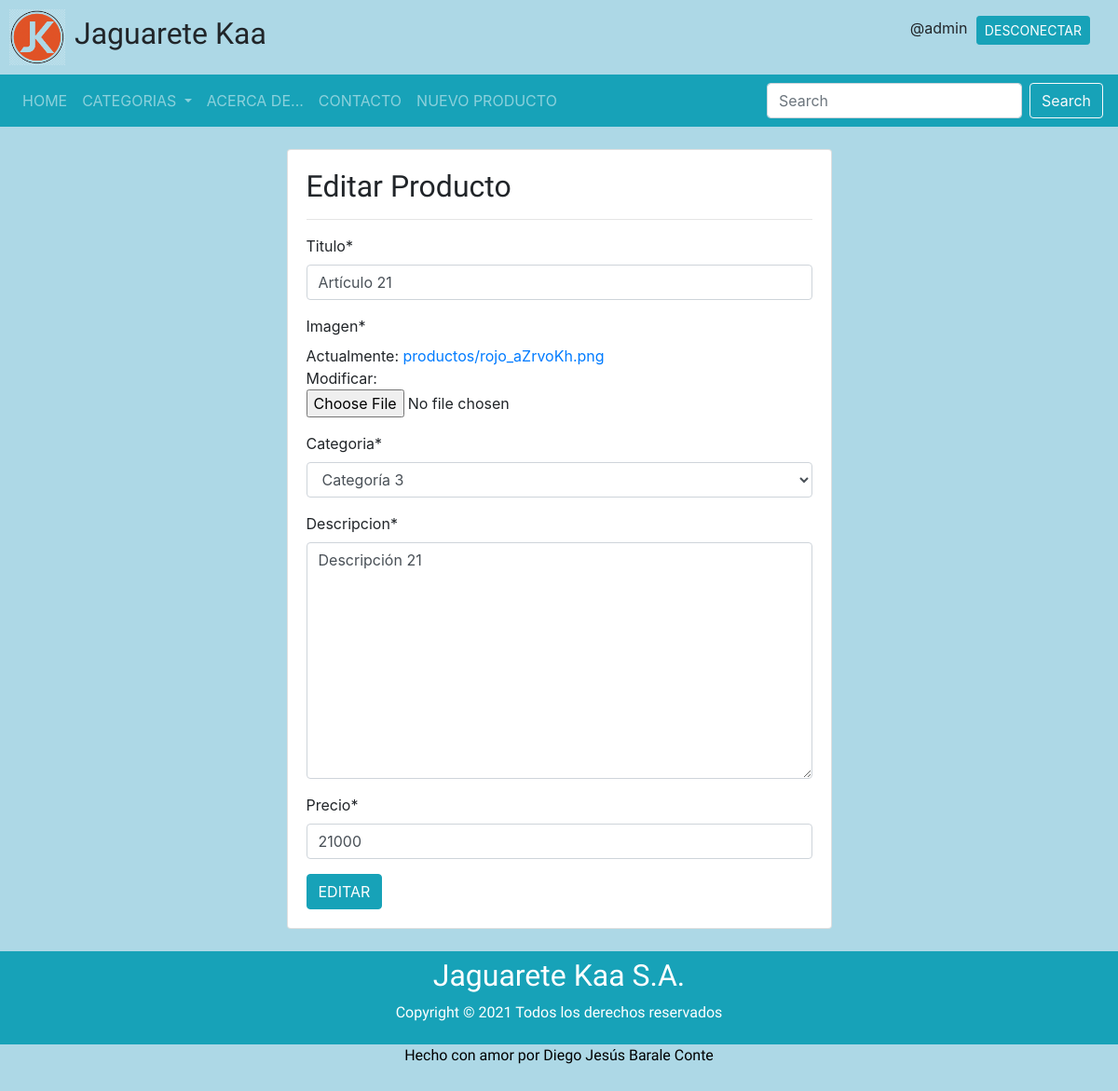
The app's page /editar/21/ (signed in) with its own data.
### APP_PRODUCTOS/models.py (models this page shows, shortened)
class Producto(models.Model):
    titulo = models.CharField(max_length=100)
    imagen = models.ImageField(upload_to="productos", null="True")
    descripcion = models.TextField()
    precio = models.IntegerField()
    categoria = models.ForeignKey(Categoria, on_delete=models.PROTECT)
    subtotal = models.IntegerField(default=0)

class Categoria(models.Model):
    descripcion = models.CharField(max_length=50)
    def __str__(self):
        return self.descripcion

### APP_PRODUCTOS/views.py (the view, shortened to what this page needs)
# urls.py: path('editar/<id>/', views.editar, name='editar'),
@permission_required('APP_PRODUCTOS.change_producto')
def editar(request, id):
    producto = get_object_or_404(Producto, id=id)
    data = {
            'form': ProductoForm(instance=producto)
            }
    return render(request, 'editar.html', data)

### APP_PRODUCTOS/forms.py
class ProductoForm(forms.ModelForm):
    class Meta:
        model = Producto
        fields = ['titulo', 'imagen', 'categoria', 'descripcion', 'precio']

### APP_CARRITO/context_processor.py (called while the page is built)
def importe_total_carrito(request):
    total = 0
    if 'carrito' in request.session:
        for key, value in request.session["carrito"].items():
            total = total + (int(value["subtotal"]))
    return { "importe_total_carrito":total }

### APP_PRODUCTOS/templates/editar.html (shortened to what this page needs)
{% extends 'layout.html' %}
{% block cuerpo %}
{% load crispy_forms_tags %}
<br>
	<div class="row">
		<div class="col-12 col-md-6	offset-md-3">
			<div class="card">
				<div class="card-body">
					<h2>Editar Producto</h2>
					<hr>
					<form action="" method="POST" enctype="multipart/form-data">
					{{ form | crispy }}
					<input type="submit" value="EDITAR" class="btn btn-info">
					</form>
				</div>
			</div>
		</div>
	</div>
	<br>
{% endblock %}

### templates/layout.html (shortened to what this page needs)
<!DOCTYPE html>
<html lang="es">
	<head>
		<link rel="stylesheet" href="https://cdn.jsdelivr.net/npm/bootstrap@4.6.0/dist/css/bootstrap.min.css">
		{% load static %}
		<link rel="stylesheet" href="{% static 'css/estilos.css'%}">
	</head>
	<body>
		<header>
			<div class="contenedor-logo">
				<a href="{% url 'principal' %}">
					<img src="{% static 'img/logo.png' %}" alt="Logo" class="logo">
				</a>
				<h2 id="titulo">Jaguarete Kaa</h2>
			</div>
			<div class="botones-login">
				<nav>
					<ul>
						{% if user.is_authenticated %}
						<li>@{{ user.username }}</li>
						<li><a href="{% url 'logout'%}?next={{request.path}}" class="btn btn-info btn-sm">DESCONECTAR</a></li>
						{% else %}
						<li><a href="{% url 'login'%}?next={{request.path}}" class="btn btn-info btn-sm">LOGIN</a></li>
						<li><a href="{% url 'registro' %}" class="btn btn-info btn-sm">REGISTRO</a></li>
						{% endif %}
					</ul>
				</nav>
			</div>
		</header>
		<div id="menu">
			<nav class="navbar navbar-expand-lg navbar-dark bg-info">
				<div class="collapse navbar-collapse" id="navbarSupportedContent">
					<ul class="navbar-nav mr-auto">
						<li class="nav-item {% if request.path == '/' %}active{% endif %}">
							<a class="nav-link" href="{% url 'principal' %}">HOME</a>
						</li>
						<li class="nav-item dropdown">
							<a class="nav-link dropdown-toggle" href="#" id="navbarDropdown" role="button" data-toggle="dropdown" aria-haspopup="true" aria-expanded="false">
								CATEGORIAS
							</a>
						</li>
						<li class="nav-item {% if request.path == '/acerca/' %}active{% endif %}">
							<a class="nav-link" href="{% url 'acerca_de' %}">ACERCA DE...</a>
						</li>
						<li class="nav-item">
							<a class="nav-link" href="mailto:jaguarete@gmail.com">CONTACTO</a>
						</li>
						{% if perms.APP_PRODUCTOS.add_producto %}
						<li class="nav-item {% if request.path == '/agregar/' %}active{% endif %}">
							<a class="nav-link" href="{% url 'agregar' %}">NUEVO PRODUCTO</a>
						</li>
						{% endif %}
					</ul>
					<form method="GET" action="{% url 'buscar' %}" class="form-inline my-2 my-lg-0">
						<input class="form-control mr-sm-2" type="search" placeholder="Search" aria-label="Search" name="buscar">
						<button class="btn btn-outline-light my-2 my-sm-0" type="submit">Search</button>
					</form>
				</div>
			</nav>
		</div>
		<div id="contenido">
			{% block cuerpo %} {% endblock %}
		</div>
		<footer>
			<div class="empresa">
				<h2>Jaguarete Kaa S.A.</h2>
				<p>Copyright © 2021 Todos los derechos reservados</p>
			</div>
			<div class="autor">
				<p>Hecho con amor por Diego Jesús Barale Conte</p>
			</div>
		</footer>
	</body>
</html>

### APP_PRINCIPAL/static/css/estilos.css (style rules this page uses)
* { margin: 0; padding: 0; }
h2 { font-family: 'Akaya Kanadaka', cursive; }
#titulo { font-family: 'Rock Salt', cursive; }
p { font-family: 'Merienda', cursive; }
body { background-color: lightblue; background-image: url("https://encrypted-tbn0.gstatic.com/images?q=tbn:ANd9GcSINSPx7xQ7vlQMbqUIRL9phcjY9re3D-oV2A&usqp=CAU"); background-repeat: no-repeat; background-size: cover; }
header { width: 100%; height: auto; background-color: lightblue; display: flex; }
header > div { width: 50%; }
.logo { width: 60px; margin: 10px; }
.contenedor-logo { display: flex; align-items: center; }
nav { height: 100%; display: flex; justify-content: flex-end; align-items: center; }
nav > ul { margin-right: 30px }
nav > ul > li { display: inline; margin-left: 5px; }
#contenido { min-height: calc(100vh - 290px); }
footer { height: 150px; color: white; background-color: lightblue; }
footer > .empresa { width: 100%; height: 100px; background-color: #17a2b8; display: flex; flex-direction: column; justify-content: center; align-items: center; }
footer > .autor { color: black; text-align: center; }

### records on screen
Producto: titulo "Artículo 21", categoria "Categoría 3", precio "21000"
Categoria: descripcion "Descripción 21"

### other values on screen
{{ user.username }} "admin"
